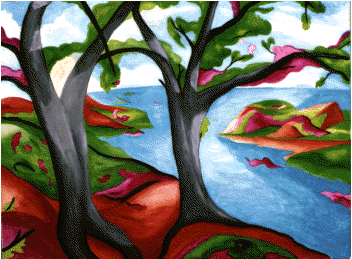
%> input picture ImageProcessing/MATLAB/01_thresholding/src.png, 352 x 259 px
$ octave main.m   (GNU Octave 9; MATLAB toolbox functions it lacks are replaced by stand-ins)
%> lines starting %> are read from the running program, lines starting %| are printed output that depends on the picture; in (x1, y1, x2, y2) boxes, pixels count from 0 and x2, y2 are one past the last pixel; in counts of white or black regions, pixels touching at a corner belong together; the program's own positions count from 1
rgb = imread('src.png');
%> rgb is the input picture: size 259x352x3 uint8; mean R, G, B 109, 109.7, 102.6

bw1 = im2bw(rgb, 0.2);
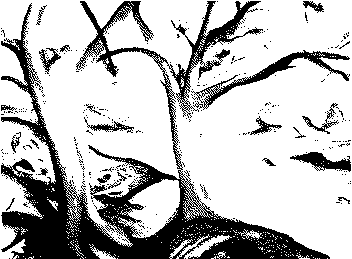
%> bw1: size 259x352 logical; 74.3% white; 344 black regions (321 under 20 px), largest, box (x1, y1, x2, y2) and area: (1, 1, 330, 259) 19261, (191, 50, 350, 110) 1380, (290, 152, 351, 172) 565
bw2 = im2bw(rgb, 0.4);
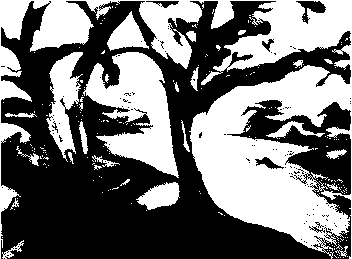
%> bw2: size 259x352 logical; 45.1% white; 193 white regions (167 under 20 px), largest, box (x1, y1, x2, y2) and area: (0, 0, 352, 259) 29502, (83, 52, 179, 178) 6095, (46, 52, 83, 162) 2004
bw3 = im2bw(rgb, 0.6);
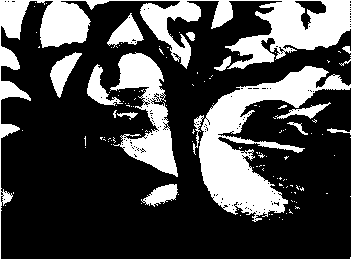
%> bw3: size 259x352 logical; 28.2% white; 121 white regions (109 under 20 px), largest, box (x1, y1, x2, y2) and area: (0, 0, 352, 259) 18889, (110, 52, 178, 177) 3573, (50, 52, 82, 98) 631

subplot(2, 2, 1), imshow(rgb); t(1) = title('Original Image');
subplot(2, 2, 2), imshow(bw1); t(2) = title('0.2 Threshold');
subplot(2, 2, 3), imshow(bw2); t(3) = title('0.4 Threshold');
subplot(2, 2, 4), imshow(bw3); t(4) = title('0.6 Threshold');

set(t, 'Position', [180 280], 'VerticalAlignment', 'top');
